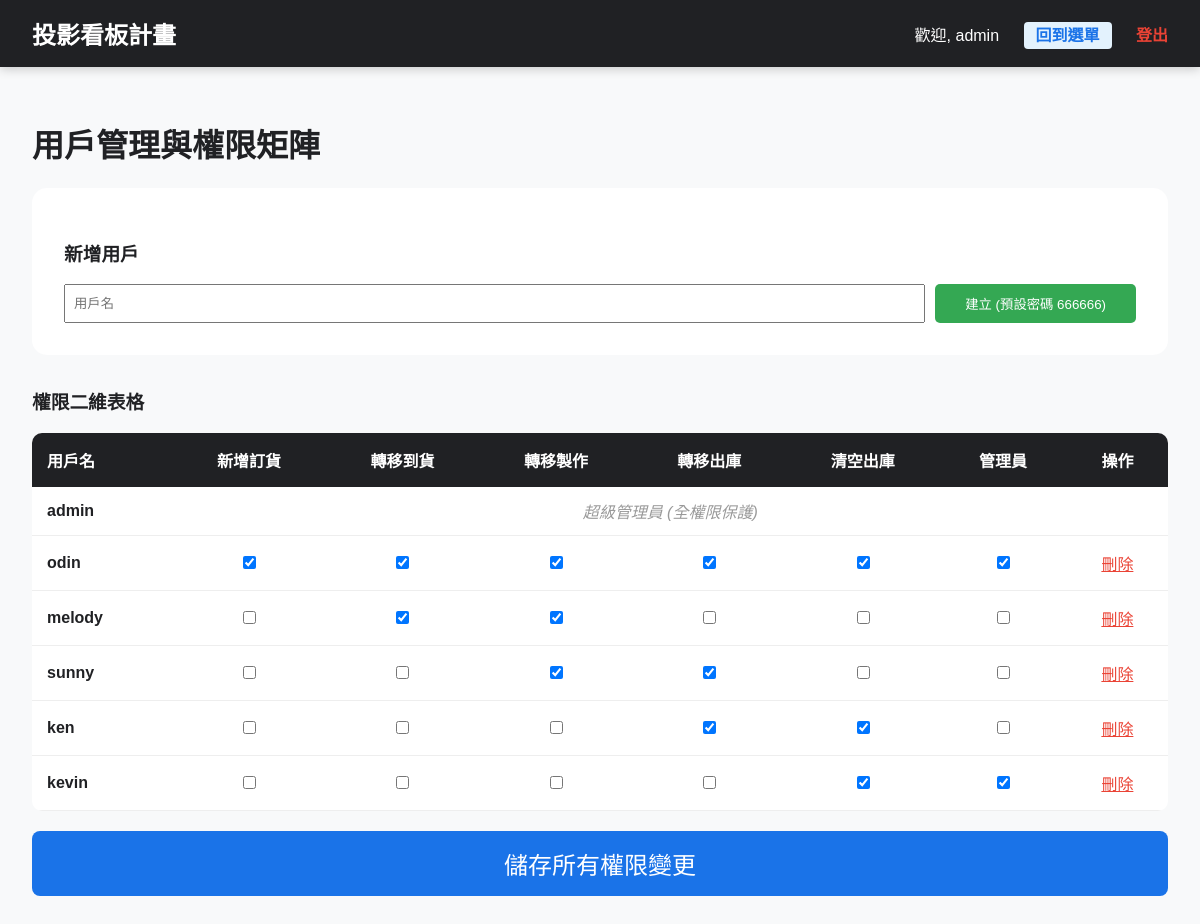
Page /users (signed in) on the earlier database version.
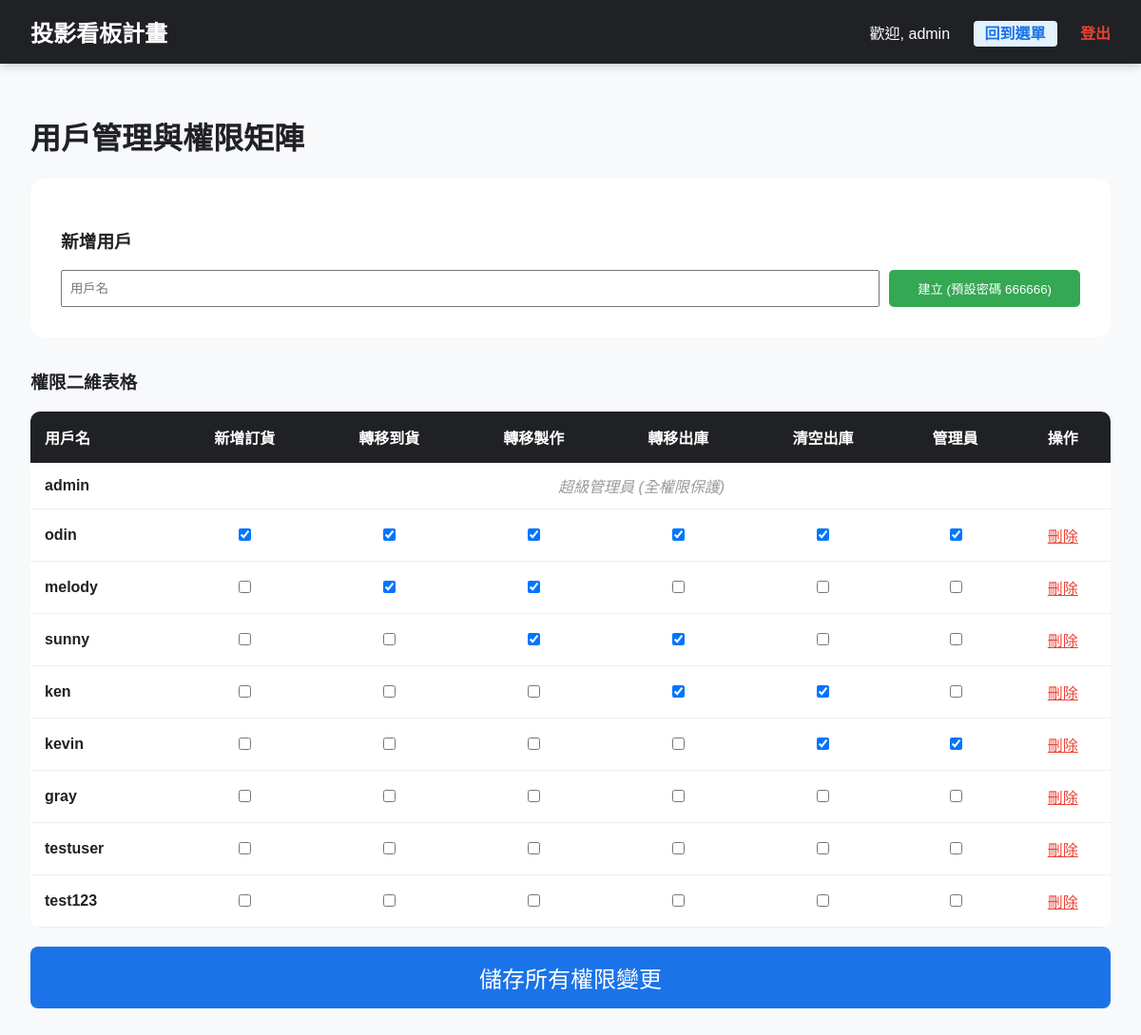
Same page on the later database version.
### models.py (models this page shows)
class User(db.Model):
    id = db.Column(db.Integer, primary_key=True)
    username = db.Column(db.String(50), unique=True, nullable=False)
    password_hash = db.Column(db.String(128), nullable=False)
    is_admin = db.Column(db.Boolean, default=False)
    permissions = db.relationship('Permission', backref='user', uselist=False, cascade="all, delete-orphan")

class Permission(db.Model):
    id = db.Column(db.Integer, primary_key=True)
    user_id = db.Column(db.Integer, db.ForeignKey('user.id'), nullable=False)
    can_add_order = db.Column(db.Boolean, default=False)        # 新增訂貨
    can_transfer_arrival = db.Column(db.Boolean, default=False)  # 轉移至到貨
    can_transfer_production = db.Column(db.Boolean, default=False) # 轉移至製作
    can_transfer_delivery = db.Column(db.Boolean, default=False)   # 轉移至出庫
    can_clear_delivery = db.Column(db.Boolean, default=False)      # 清除已出庫

### main.py (the view)
@app.route('/users')
def users_page():
    if not session.get('is_admin'):
        return "權限不足", 403
    users = User.query.all()
    return render_template('users.html', users=users)

### main.py (called while the page is built)
def get_config(key, default=None):
    config = SystemConfig.query.filter_by(key=key).first()
    return config.value if config else default

@app.context_processor
def inject_config():
    return {'site_title': get_config('site_title', '中國到貨看板系統')}

### templates/users.html (shortened to what this page needs)
{% extends "layout.html" %}
{% block content %}
<h1>用戶管理與權限矩陣</h1>
<div style="background: white; padding: 2rem; border-radius: 15px; margin-bottom: 2rem;">
    <h3>新增用戶</h3>
    <form action="/users/add" method="post" style="display: flex; gap: 10px;">
        <input type="text" name="username" placeholder="用戶名" required style="flex: 1; padding: 8px;">
        <button type="submit" style="width: auto; background: var(--success); padding: 10px 30px; color: white; border: none; border-radius: 5px; cursor: pointer;">建立 (預設密碼 666666)</button>
    </form>
</div>
<h3>權限二維表格</h3>
<form action="/users/update_permissions" method="post">
    <table style="width: 100%; border-collapse: collapse; background: white; border-radius: 10px; overflow: hidden;">
        <thead>
            <tr style="background: #202124; color: white;">
                <th style="padding: 15px; text-align: left;">用戶名</th>
                <th style="padding: 15px;">新增訂貨</th>
                <th style="padding: 15px;">轉移到貨</th>
                <th style="padding: 15px;">轉移製作</th>
                <th style="padding: 15px;">轉移出庫</th>
                <th style="padding: 15px;">清空出庫</th>
                <th style="padding: 15px;">管理員</th>
                <th style="padding: 15px;">操作</th>
            </tr>
        </thead>
        <tbody>
            {% for u in users %}
            <tr style="border-bottom: 1px solid #eee; text-align: center;">
                <td style="padding: 15px; text-align: left; font-weight: bold;">{{ u.username }}</td>
                {% if u.username != 'admin' %}
                    {% set p = u.permissions %}
                    <td style="padding: 15px;"><input type="checkbox" name="can_add_{{ u.id }}" {% if p.can_add_order %}checked{% endif %}></td>
                    <td style="padding: 15px;"><input type="checkbox" name="can_arrival_{{ u.id }}" {% if p.can_transfer_arrival %}checked{% endif %}></td>
                    <td style="padding: 15px;"><input type="checkbox" name="can_production_{{ u.id }}" {% if p.can_transfer_production %}checked{% endif %}></td>
                    <td style="padding: 15px;"><input type="checkbox" name="can_delivery_{{ u.id }}" {% if p.can_transfer_delivery %}checked{% endif %}></td>
                    <td style="padding: 15px;"><input type="checkbox" name="can_clear_{{ u.id }}" {% if p.can_clear_delivery %}checked{% endif %}></td>
                    <td style="padding: 15px;"><input type="checkbox" name="is_admin_{{ u.id }}" {% if u.is_admin %}checked{% endif %}></td>
                    <td style="padding: 15px;">
                        <form action="/users/delete/{{ u.id }}" method="post" onsubmit="return confirm('確定要永久刪除用戶 {{ u.username }} 嗎？');" style="display:inline;">
                            <button type="submit" style="background: none; border: none; color: var(--danger); cursor: pointer; text-decoration: underline; padding: 0; font-size: 1rem;">刪除</button>
                        </form>
                    </td>
                {% else %}
                    <td colspan="7" style="color: #999; font-style: italic;">超級管理員 (全權限保護)</td>
                {% endif %}
            </tr>
            {% endfor %}
        </tbody>
    </table>
    <div style="position: relative; display: inline-block; width: 100%;">
        <button type="submit" style="background: var(--primary); color: white; border: none; padding: 15px; margin-top: 20px; font-size: 1.5rem; width: 100%; border-radius: 8px; cursor: pointer;">儲存所有權限變更</button>
    </div>
</form>
{% endblock %}

### templates/layout.html (shortened to what this page needs)
<!DOCTYPE html>
<html lang="zh-Hant">
<head>
</head>
<body>
    <div class="nav-header">
        <div style="font-size: 1.5rem; font-weight: bold;">投影看板計畫</div>
        <div class="nav-links">
            <span>歡迎, {{ session.username }}</span>
            {% if request.endpoint not in ['admin_home', 'index'] %}
            <a href="/admin_home" style="background: #e3f2fd; color: #1a73e8; padding: 5px 12px; border-radius: 4px;">回到選單</a>
            {% endif %}
            <a href="/logout" style="color: var(--danger);">登出</a>
        </div>
    </div>
    <div class="container">
        {% block content %}{% endblock %}
    </div>
</body>
</html>

### templates/layout.html (style rules this page uses)
:root { --primary: #1a73e8; --success: #34a853; --warning: #fbbc05; --danger: #ea4335; --info: #4285f4; --dark: #202124; --light: #f8f9fa; }
body { font-family: 'Microsoft JhengHei', sans-serif; margin: 0; background: var(--light); color: var(--dark); }
.nav-header { background: var(--dark); color: white; padding: 1rem 2rem; display: flex; justify-content: space-between; align-items: center; box-shadow: 0 2px 10px rgba(0,0,0,0.2); }
.nav-links a { color: #ccc; text-decoration: none; margin-left: 20px; font-weight: bold; }
.container { padding: 2rem; max-width: 1200px; margin: 0 auto; }

Differences in the rows shown:
added User: username "gray"
added User: username "testuser"
added User: username "test123"
